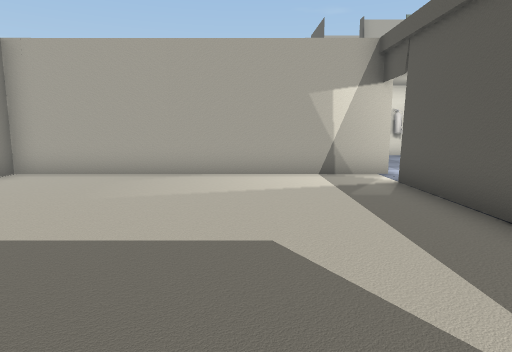
View 1 (above)

18 first-person views from a walk through a Unity game level. The camera is 1.2 m above the floor, tilts 8° down and sees 75° across. Doors are open. The floor is counted in squares, 1 m on a side. Each view is taken from the middle of a square. On the plan, view 1 faces up. The plan holds only what a view shows up to about 14 squares ahead; the rest is blank. The place goes on beyond the plan. The player character is not drawn. Some surface patterns are stand-ins.

View 2
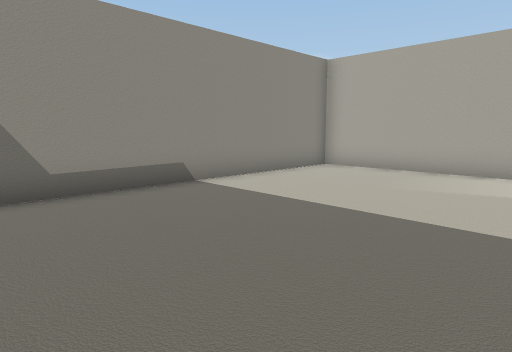

View 3
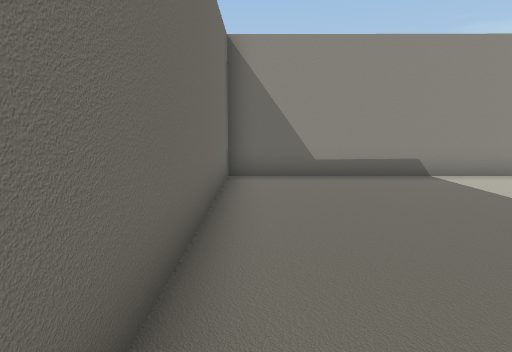

View 4
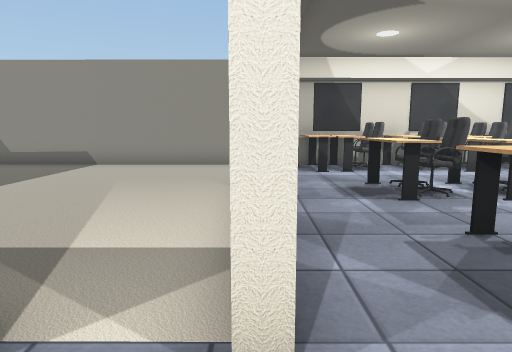

View 5
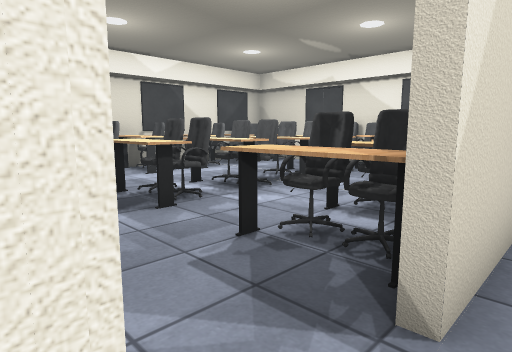

View 6
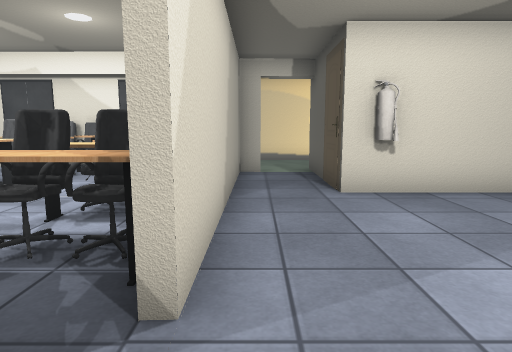

View 7
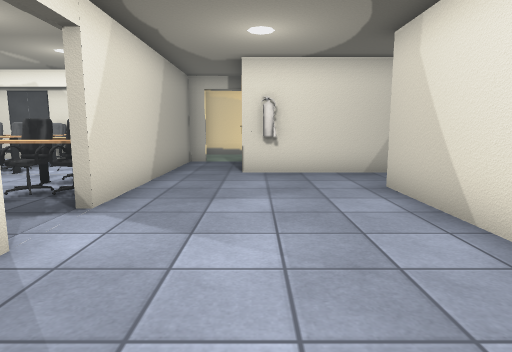

View 8
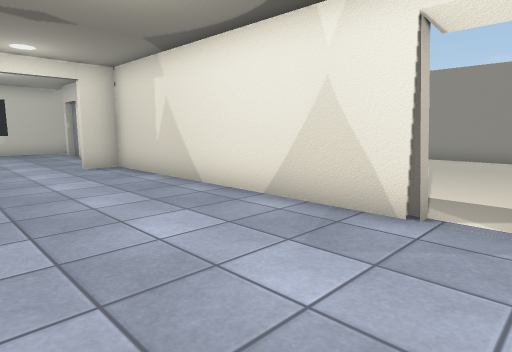

View 9
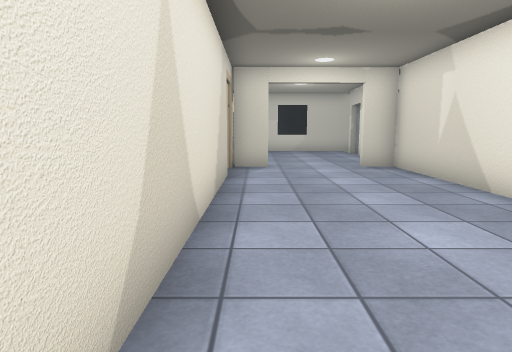

View 10
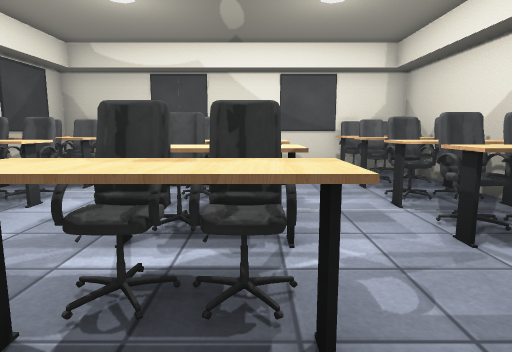

View 11
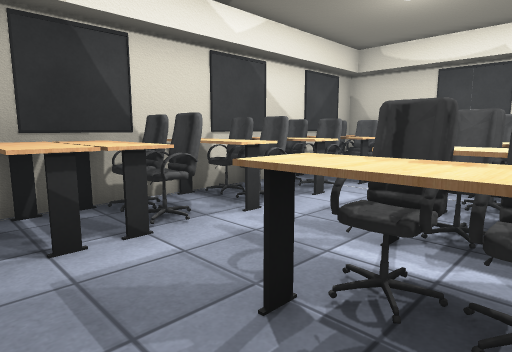

View 12
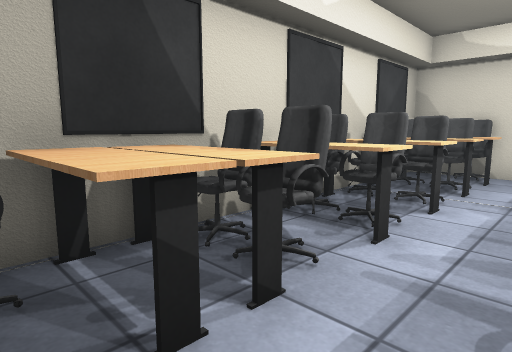

View 13
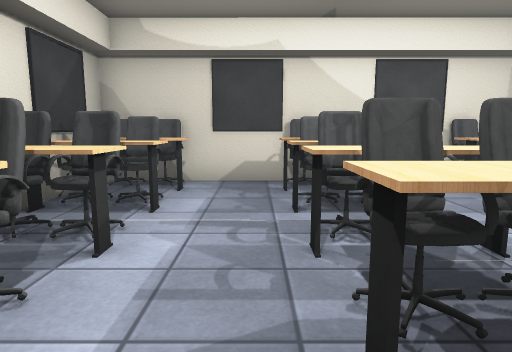

View 14
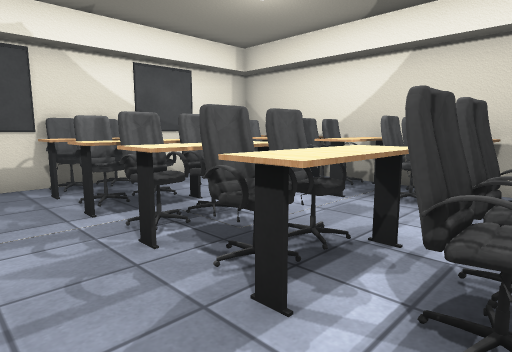

View 15
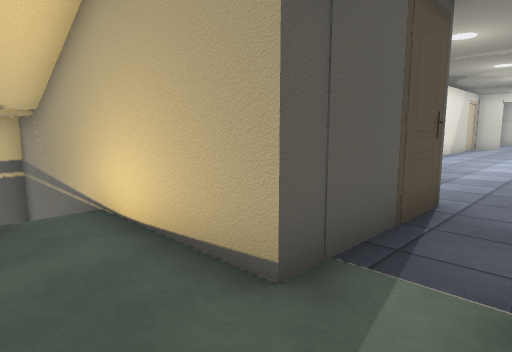

View 16
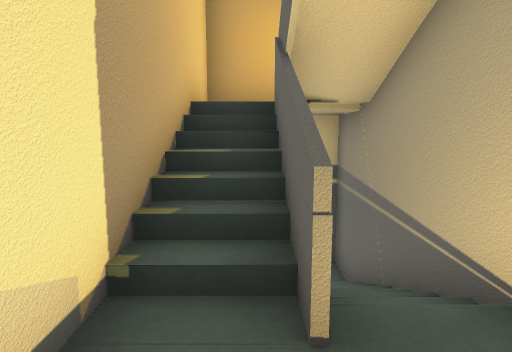

View 17
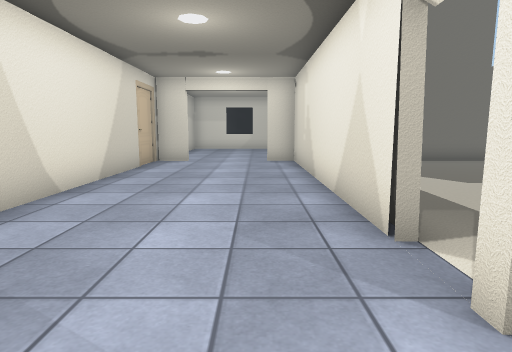

View 18
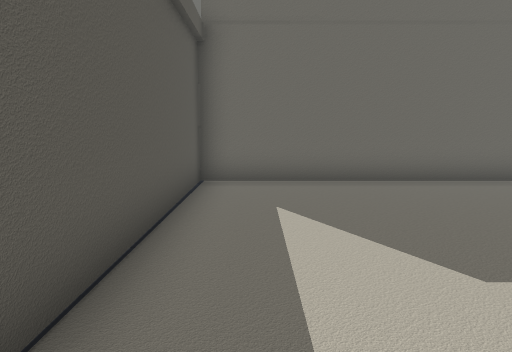

### Floor plan
Ten units are one square. View 1 is at (0, 0); x grows to the right and y downward. Boxes are objects, and circles mark ways between rooms. Rooms are numbered by the first view taken in them; rooms with no view inside come last. Other rooms are left out.
<svg viewBox="-70 -226 220 254">
<path fill="none" stroke="#000" d="M35 -89 -65 -89 -65 17 33 17 33 -75M35 -93 35 -89M35 -74 36 17 47 17M41 -184 35 -184M86 -153 56 -153 56 -191M34 -198 -65 -198 -65 -104M76 17 88 17M87 23 87 -130M56 -191 145 -192 145 -221 82 -221M61 -221 41 -221M93 -206 93 -221M98 -206 98 -221"/>
<rect x="-65" y="-105" width="20" height="10" fill="#bbb"><title>chair</title></rect>
<rect x="-65" y="-115" width="20" height="10" fill="#bbb"><title>desk</title></rect>
<rect x="-65" y="-125" width="20" height="10" fill="#bbb"><title>other object</title></rect>
<rect x="-65" y="-145" width="20" height="20" fill="#bbb"><title>other object</title></rect>
<rect x="-65" y="-165" width="20" height="20" fill="#bbb"><title>other object</title></rect>
<rect x="-65" y="-185" width="20" height="20" fill="#bbb"><title>other object</title></rect>
<rect x="-65" y="-195" width="20" height="10" fill="#bbb"><title>other object</title></rect>
<rect x="-25" y="-135" width="20" height="30" fill="#bbb"><title>other object</title></rect>
<rect x="-25" y="-145" width="20" height="10" fill="#bbb"><title>other object</title></rect>
<rect x="-25" y="-165" width="20" height="20" fill="#bbb"><title>other object</title></rect>
<rect x="-25" y="-185" width="20" height="20" fill="#bbb"><title>other object</title></rect>
<rect x="-25" y="-195" width="20" height="10" fill="#bbb"><title>other object</title></rect>
<rect x="5" y="-135" width="30" height="30" fill="#bbb"><title>other object</title></rect>
<rect x="5" y="-145" width="30" height="20" fill="#bbb"><title>other object</title></rect>
<rect x="5" y="-165" width="30" height="20" fill="#bbb"><title>other object</title></rect>
<rect x="5" y="-185" width="30" height="20" fill="#bbb"><title>other object</title></rect>
<rect x="5" y="-195" width="30" height="20" fill="#bbb"><title>other object</title></rect>
<rect x="55" y="-155" width="10" height="10" fill="#bbb"><title>fire extinguisher</title></rect>
<circle cx="30" cy="-87" r="3" fill="#2a7"/>
<circle cx="45" cy="-195" r="3" fill="#2a7"/>
<text x="-20" y="-40">1</text>
<text x="20" y="-110">2</text>
<text x="90" y="-200">3</text>
</svg>
Room 1 opens to room 2. Room 2 opens to room 3.

Where each view was taken, in squares from view 1:
view 1: 0 up, 0 right, facing up
view 2: 1 down, 0 right, facing up-left
view 3: 1 down, 2 right, facing left
view 4: 9 up, 5 right, facing left
view 5: 9 up, 4 right, facing up-left
view 6: 9 up, 4 right, facing up
view 7: 6 up, 6 right, facing up
view 8: 9 up, 8 right, facing down-left
view 9: 9 up, 8 right, facing down
view 10: 10 up, 1 left, facing up
view 11: 10 up, 1 left, facing up-left
view 12: 10 up, 3 left, facing up-left
view 13: 12 up, 3 left, facing up
view 14: 12 up, 4 left, facing up-right
view 15: 21 up, 4 right, facing down-right
view 16: 21 up, 7 right, facing right
view 17: 11 up, 5 right, facing down
view 18: 6 up, 2 right, facing down
